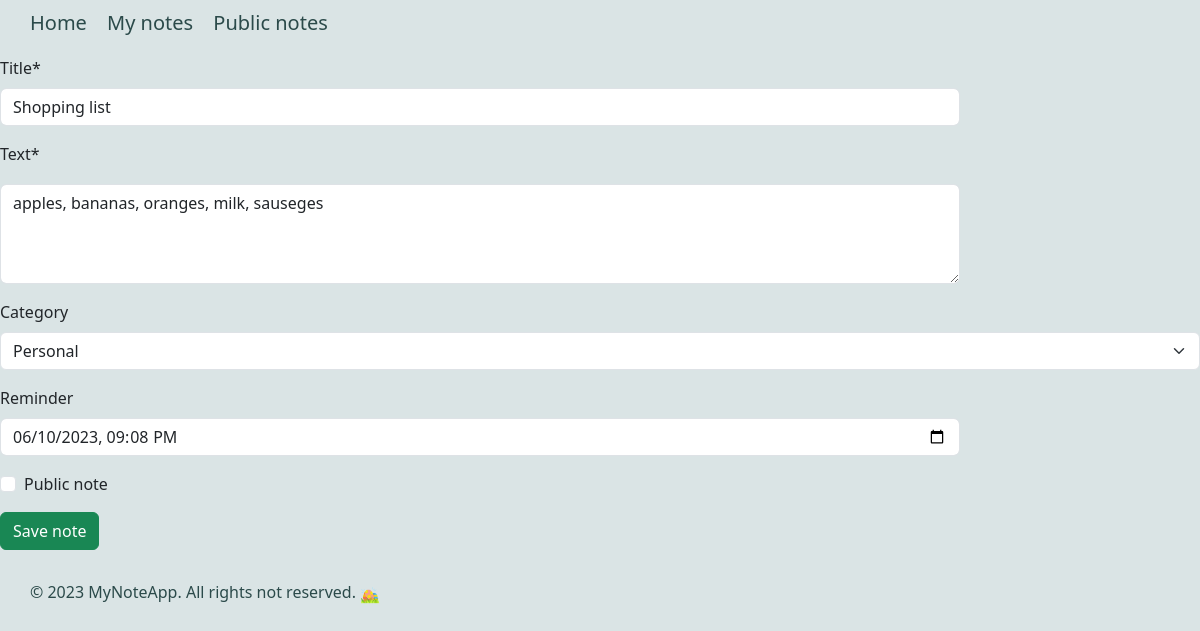
Page /note_1/edit/ (signed in) on the committed database.
### notes/models.py (models this page shows, shortened)
class Note(models.Model):
    title = models.CharField(max_length=200)
    text = models.TextField()
    created_date = models.DateTimeField(auto_now_add=True)
    upd_date = models.DateTimeField(auto_now=True)
    reminder = models.DateTimeField(null=True, blank=True)
    author = models.ForeignKey(User, on_delete=models.CASCADE)
    category = models.ForeignKey(Category, on_delete=models.CASCADE, related_name='notes', null=True, blank=True)
    public = models.BooleanField(default=False)

class Category(models.Model):
    title = models.CharField(max_length=200)
    def __str__(self):
        return self.title

### notes/views.py (the view)
# urls.py: path('note_<int:note_id>/edit/', views.edit_note, name='edit_note'),
def edit_note(request, note_id):
    note = get_object_or_404(Note, pk=note_id)
    if note.author != request.user and not request.user.is_superuser:
        messages.error(request, "You do not have permission to edit this note.")
        return redirect('notes:note_detail', note_id=note.id)
    else:
        if request.method == 'POST':
            note_form = NoteForm(request.POST)
            if note_form.is_valid():
                note.title = note_form.cleaned_data['title']
                note.text = note_form.cleaned_data['text']
                note.category = note_form.cleaned_data['category']
                note.reminder = note_form.cleaned_data['reminder']
                note.public = note_form.cleaned_data['public_note']
                note.save()
                return redirect('notes:note_detail', note_id=note.id)
        else:
            note_form = NoteForm(initial={'title': note.title, 'text': note.text, 'category': note.category,
                                          'reminder': note.reminder})
        return render(request, 'notes/note_form.html', {'note_form': note_form})

### notes/forms.py (shortened to what this page needs)
class NoteForm(forms.Form):
    def __init__(self, *args, **kwargs):
        super().__init__(*args, **kwargs)
        self.helper = FormHelper(self)
        self.helper.form_method = 'POST'
        self.helper.add_input(Submit('submit', 'Save note', css_class='btn btn-success'))
    title = forms.CharField(max_length=200)
    text = forms.CharField(widget=forms.Textarea)
    category = forms.ModelChoiceField(queryset=Category.objects.all(), required=False)
    reminder = forms.DateTimeField(required=False, widget=forms.DateTimeInput(attrs={'type': 'datetime-local'}))
    public_note = forms.BooleanField(required=False)

### notes/templates/notes/note_form.html (shortened to what this page needs)
{% extends 'base.html' %}
{% load crispy_forms_tags %}
{% block content %}
        {% crispy note_form %}
{% endblock %}

### notes/static/notes/css/notes.css (style rules this page uses)
body { background-color: #dae4e5; }
textarea { margin-top: 10px; width: 80%; height: 100px; color: #2b4a4a; }
#div_id_title { width: 80%; }
#div_id_text { width: 80%; }
#div_id_reminder { width: 80%; }

### rows in the picture
Note: title "Shopping list", text "apples, bananas, oranges, milk, sauseges", category "Personal", reminder "06/10/2023 21:08"
